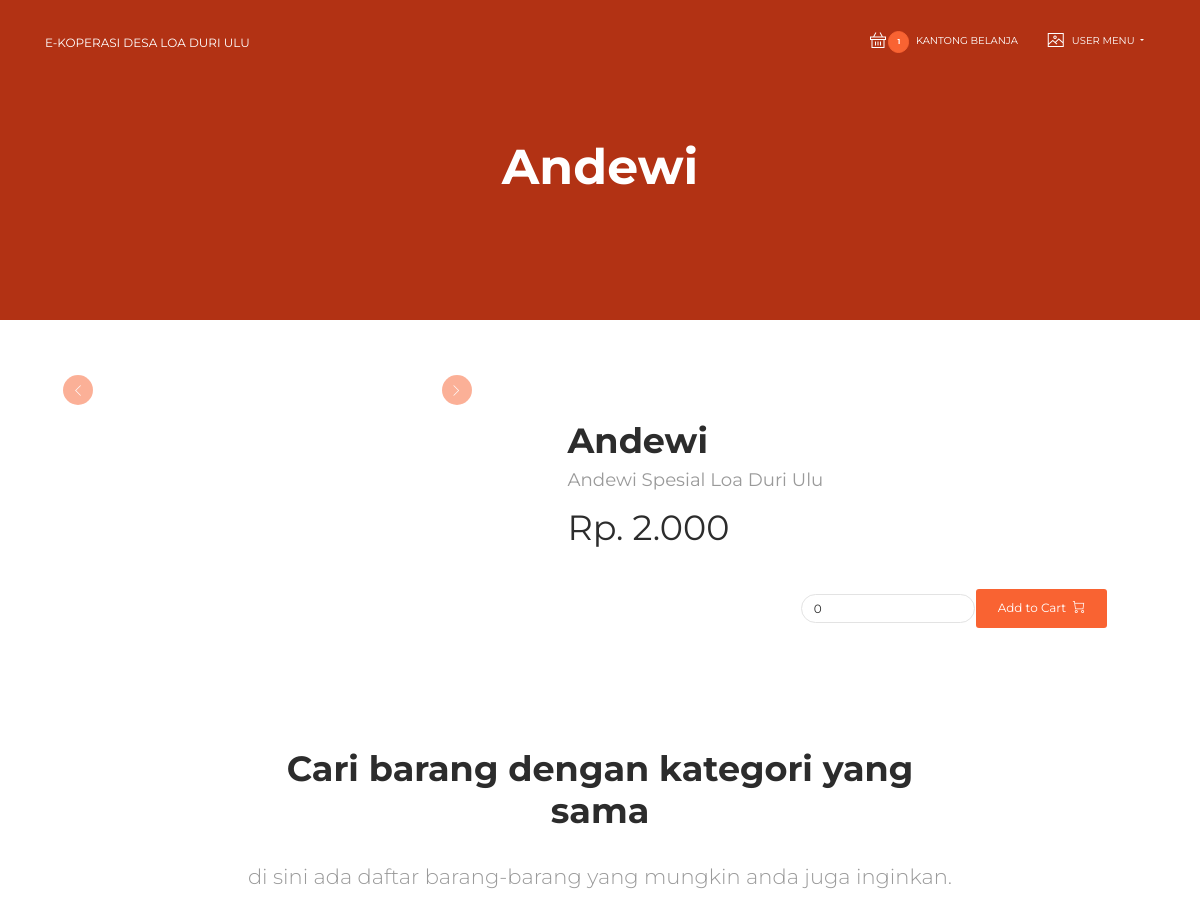
The page /item-details/3/ (signed in, upper part) on the database as committed earlier.
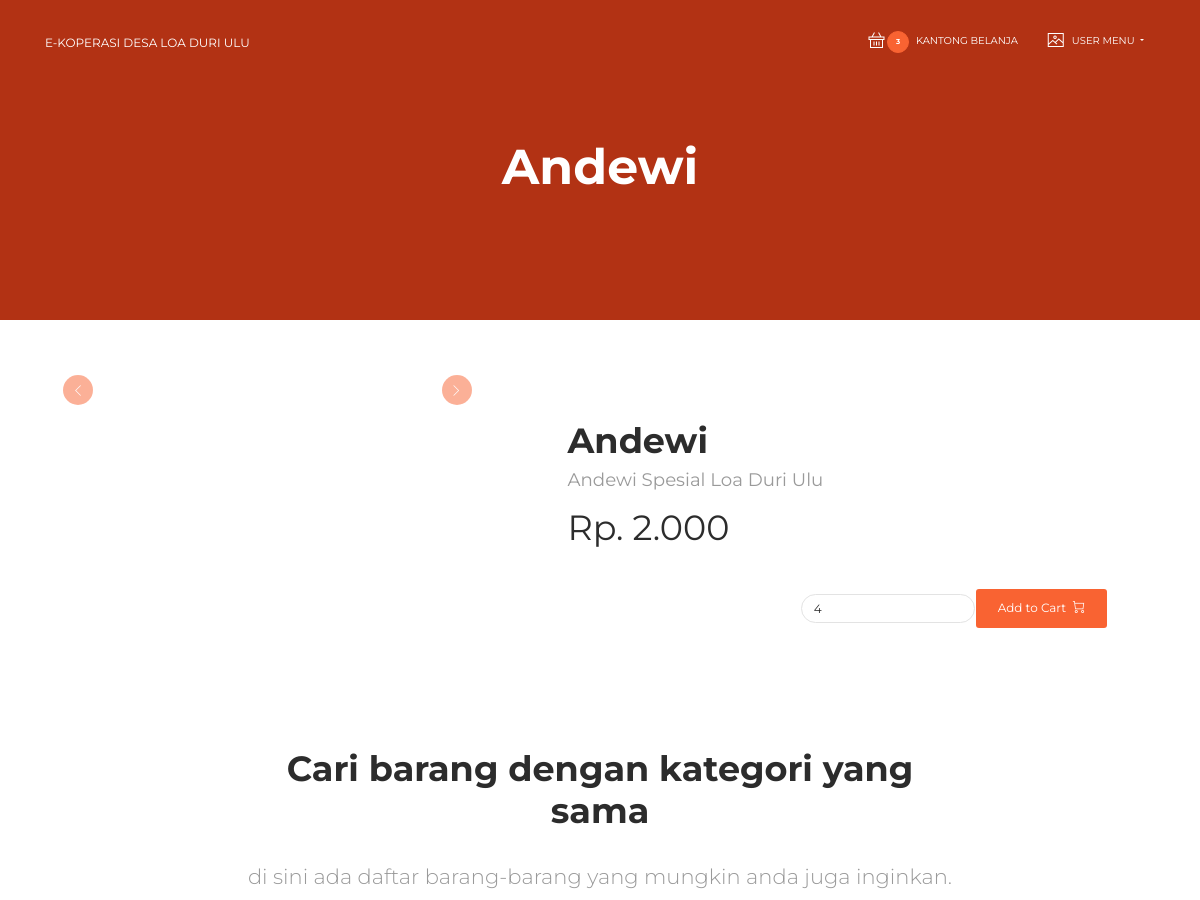
The same page on the database as committed later.
### commerce/models.py (models this page shows, shortened)
class OrderItem(models.Model):
    order = models.ForeignKey(Order, on_delete=models.CASCADE, related_name='order_items')
    item = models.ForeignKey(Item, on_delete=models.CASCADE, related_name='order_item')
    qty = models.FloatField()

### commerce/views.py (the view)
# urls.py: path('item-details/<pk>/', ItemPage.as_view(), name='item-page'),
class ItemPage(DetailView):
    models = Item
    template_name = 'commerce/pages/item-details/index.html'
    context_object_name = 'item'
    queryset = Item.objects.all()
    def get_context_data(self, **kwargs):
        context = super().get_context_data(**kwargs)
        if self.request.user.is_authenticated:
            qs = OrderItem.objects.all().filter(order__user=self.request.user, item=context['item'],
                                                order__ordered=False).first()
            if qs:
                context['ordered'] = qs.qty
            else:
                context['ordered'] = 0
        else:
            context['ordered'] = 0
        context['items'] = Item.objects.all().filter(category__in=context['item'].category.all())
        return context

### commerce/context.py (called while the page is built)
def user_cart_ctx(request):
    if request.user.is_authenticated:
        data = OrderItem.objects.filter(order__user=request.user, order__ordered=False)
        return {
            'carts': data.all(),
            'carts_count': data.count(),
        }
    return {
            'carts': None,
            'carts_count': 0,
        }

### templates/commerce/pages/item-details/index.html (shortened to what this page needs)
{% extends 'layouts/base.html' %}
{% load i18n %}
{% load humanize %}
{% block header %}
    <div class="page-header page-header-mini header-filter">
    {% if item.thumbnail %}
        <div class="page-header-image" style="background-image: url('{{ item.thumbnail.url }}');"></div>
    {% else %}
        <div class="page-header-image" style="background-color: #ff471d;"></div>
    {% endif %}
    <div class="content-center text-center">
            <div class="row">
                <div class="col-md-8 ml-auto mr-auto">
                    <h1 class="title">{{ item.title }}</h1>
                </div>
            </div>
        </div>
    </div>
{% endblock %}
{% block content %}
    <div class="section">
        <div class="container">
            <div class="row">
                <div class="col-md-5">
                    <div id="productCarousel" class="carousel slide" data-ride="carousel" data-interval="8000">
                            <a class="carousel-control-prev" href="#productCarousel" role="button" data-slide="prev">
                                <button type="button" class="btn btn-primary btn-icon btn-round btn-sm" name="button">
                                    <i class="now-ui-icons arrows-1_minimal-left"></i>
                                </button>
                            </a>
                            <a class="carousel-control-next" href="#productCarousel" role="button" data-slide="next">
                                <button type="button" class="btn btn-primary btn-icon btn-round btn-sm" name="button">
                                    <i class="now-ui-icons arrows-1_minimal-right"></i>
                                </button>
                            </a>
                        </div>
                    </div>
                    <div class="col-md-6 ml-auto mr-auto">
                        <h2 class="title"> {{ item.title }} </h2>
                        <h5 class="category">{{ item.description }}</h5>
                        <h2 class="main-price">Rp. {{ item.price|intcomma }}</h2>
                        <div class="row justify-content-end">
                            <form class="form-inline"
                                  hx-post="{% url 'add_order_item' item.id %}"
                                  hx-target="#shopping-cart"
                            >
                                <input type="number" class="form-control" placeholder="qty" name="qty" id="qty" value="{{ ordered|floatformat:0|intcomma }}">
                                {% if user.is_authenticated %}
                                <button class="btn btn-primary mr-3" type="submit">Add to Cart &nbsp;<i
                                    class="now-ui-icons shopping_cart-simple"></i></button>
                                {% else %}
                                    <a class="btn btn-primary mr-3" href="{% url 'account_login' %}">Add to Cart &nbsp;<i
                                    class="now-ui-icons shopping_cart-simple"></i></a>
                                {% endif %}
                            </form>
                        </div>
                    </div>
                </div>
                <div class="features-4">
                    <div class="container">
                        <div class="row">
                            <div class="col-md-8 ml-auto mr-auto text-center">
                                <h2 class="title">Cari barang dengan kategori yang sama</h2>
                                <h4 class="description">di sini ada daftar barang-barang
                                    yang mungkin anda juga inginkan. </h4>
                            </div>
                        </div>
                    </div>
                </div>
            </div>
        </div>
{% endblock %}

Rows that differ between the two databases and show on the page:
added OrderItem: qty "4"
Other text that changed with them:
{{ carts_count }}: "1" → "3"
form field qty: "0" → (not shown)
